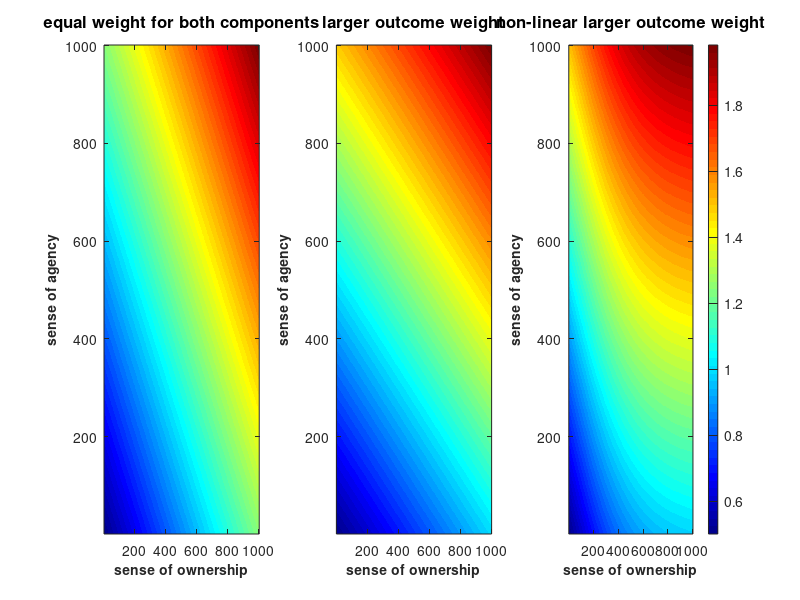

The MATLAB script that drew this image:
fig1 = figure(1);

axis([0 1 0 1]);


vec_local = 0:0.001:1;
vec_outcome = 0:0.001:1;

vec_local2 = 1./(1+exp(-vec_outcome*4));

mattrial_1 = zeros(length(vec_local), length(vec_outcome));
mattrial_2 = zeros(length(vec_local), length(vec_outcome));
mattrial_3 = zeros(length(vec_local), length(vec_outcome));

for i = 1:length(vec_local)
    for ii = 1:length(vec_outcome)
        mattrial_1(ii, i) = vec_local(i) + vec_outcome(ii);
        mattrial_2(ii, i) = vec_local(i) + 2 * vec_outcome(ii);
        mattrial_3(ii, i) = vec_local2(i) + vec_outcome(ii);
%         mattrial_3(i, ii) = + 1/(1 + exp(10-1*(3*v1(i)+ v22(ii)))) ;
%         mattrial_3(i, ii) = v2(ii) + 1/(exp(-v1(i)));
%         mattrial_3(i, ii) = 2 * v2(ii) + 1/(1 + exp(-v1(i)));
    end
end

colormap jet;
subplot (1, 3, 1)
imagesc(mattrial_1)
set(gca,'YDir','normal')
xlabel('sense of ownership', 'FontSize', 10, 'FontWeight', 'bold');
ylabel('sense of agency', 'FontSize', 10, 'FontWeight', 'bold');
title('equal weight for both components', 'FontSize', 12, 'FontWeight', 'bold');

subplot(1, 3, 2)
imagesc(mattrial_2)
set(gca,'YDir','normal');
xlabel('sense of ownership', 'FontSize', 10, 'FontWeight', 'bold');
ylabel('sense of agency', 'FontSize', 10, 'FontWeight', 'bold');
title('larger outcome weight', 'FontSize', 12, 'FontWeight', 'bold');

subplot(1, 3, 3)
imagesc(mattrial_3)
set(gca,'YDir','normal');
xlabel('sense of ownership', 'FontSize', 10, 'FontWeight', 'bold');
ylabel('sense of agency', 'FontSize', 10, 'FontWeight', 'bold');
title('non-linear larger outcome weight', 'FontSize', 12, 'FontWeight', 'bold');
colorbar;

% set(fig1, 'units', 'normalized', 'Position', [0.1 0.1 0.85 0.35]);